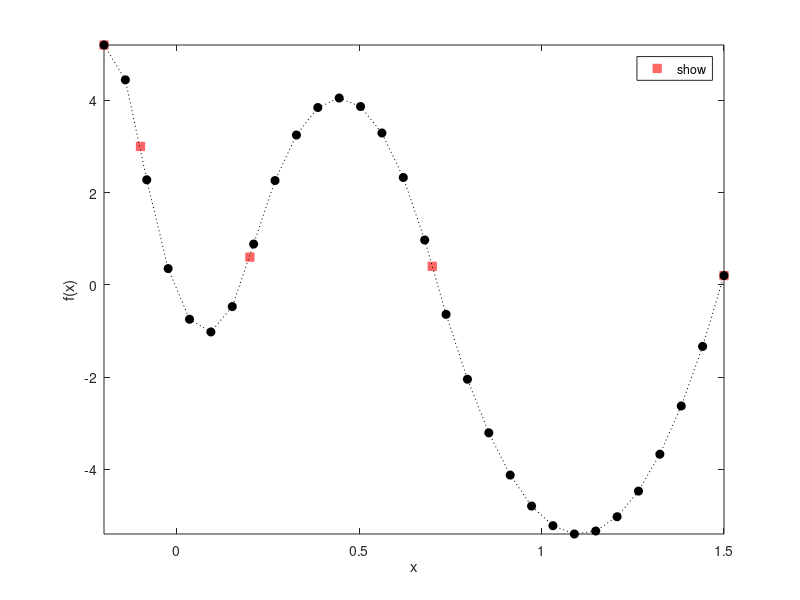

Write MATLAB code to recreate this figure.
%% Code 3-4b | Standard Spline
clc; clear; close all
k = 2;                                 %order of Spline 1,2,3
X = [-0.2, -0.1, 0.2, 0.7, 1.5];       %data points
F = [5.2, 3, 0.6, 0.4, 0.2].';         %data points
Xi = linspace(X(1),X(end),30);         %interpolation points
%Metod__________________________________________________________________
k1 = k+1;
n = numel(X);
O1 = ones(1,2*k1);
O2 = ones(k1,1);
B = zeros((n-2)*2*k1*k1, 1); I = B; J = I;
for i = 1:n-2
    Is = ((i-1)*k1+1:i*k1)';
    Is = Is(:,O1);
    Js = (i-1)*k1+1:(i+1)*k1;
    Js = Js(O2,:);
    x = X(i+1);
    if k == 1
        Bt = [0,0; 1,x];
        Bh = [1,x; -1,-x];
    elseif k == 2
        Bt = [0,0,0; 1,x,x^2; 0,1,2*x];
        Bh = [1,x,x^2; -1,-x,-x^2; 0,-1,-2*x];
    elseif k == 3
        Bt = [0,0,0,0; 1,x,x^2,x^3; 0,1,2*x,3*x^2; 0,0,2,6*x];
        Bh = [1,x,x^2,x^3; -1,-x,-x^2,-x^3; 0,-1,-2*x,-3*x^2; 0,0,-2,-6*x];
    end
    Bs = [Bt,Bh];
    S = (i-1)*2*k1*k1+1:i*2*k1*k1;
    B(S) = Bs(:);
    J(S) = Js(:);
    I(S) = Is(:);
end
x1 = X(1);
xn = X(n);
if k == 1
    B1 = [1,x1];
    Bn = [1,xn];
elseif k == 2
    B1 = [1,x1,x1^2; 0,1,2*x1];
    Bn = [1,xn,xn^2];
elseif k == 3
    B1 = [1,x1,x1^2,x1^3; 0,0,2,6*x1];
    Bn = [1,xn,xn^2,xn^3; 0,0,2,6*xn];
end
l = k1*(n-1);
f = size(B1,1);
e = size(Bn,1);
I = [repmat((1:f)',k1,1); I+f; repmat((l-e+1:l)',k1,1)];
J = [kron((1:k1)',ones(f,1)); J; kron((l-k1+1:l)',ones(e,1))];
B = [B1(:); B; Bn(:)];
B = sparse(I,J,B,l,l);
J = 2:n;
I = k1*(J-2)+f+1;
U = sparse([1,I],[1,J],1,k1*(n-1),n);
Xi = Xi(:);
m = numel(Xi);
O = ones(1,k1);
R = 0:k;
I = zeros(k1*m,1); J = I; Bi = J;
m = 0;
for i = 1:n-1
    if i ~= n-1, id = (X(i)<= Xi & Xi < X(i+1));
    else,        id = (X(i)<= Xi & Xi <= X(i+1));
    end
    if any(id~=0)
        Xs = Xi(id);
        ms = numel(Xs);
        Is = (m+1:m+ms)';
        Is = Is(:,O);
        Js = (i-1)*k1+1:i*k1;
        Js = Js(ones(ms,1),:);
        Bs = bsxfun(@power,Xi(id),R);
        S = k1*m+1:k1*m+k1*ms;
        I(S)  = Is(:);
        J(S)  = Js(:);
        Bi(S) = Bs(:);
        m = m+ms;
    end
end
Bi = sparse(I,J,Bi,m,l);
P = Bi*(B\U);
Fi = P*F;
%Illustration___________________________________________________________
plot(X,F,'linestyle','none','Color',[1 0.4 0.4],...
    'Marker','s','MarkerFaceColor',[1 0.4 0.4],...
    'displayname','Initial points'); hold on
plot(Xi,Fi,'linestyle',':','Color','k',...
    'Marker','o','MarkerFaceColor','k',...
    'displayname','Interpolated points');
xlabel('x'); ylabel('f(x)'); axis tight
legend('show','location','best');
